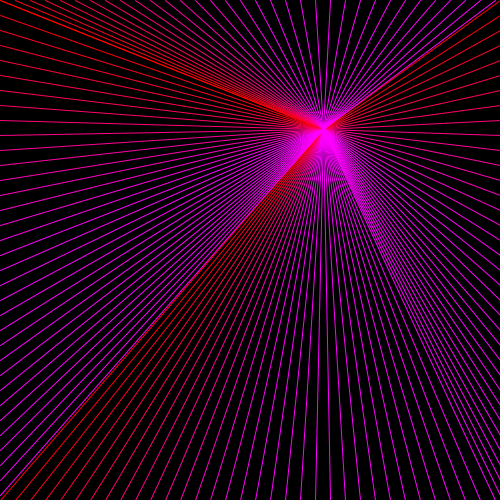
Frame 1 (no input)
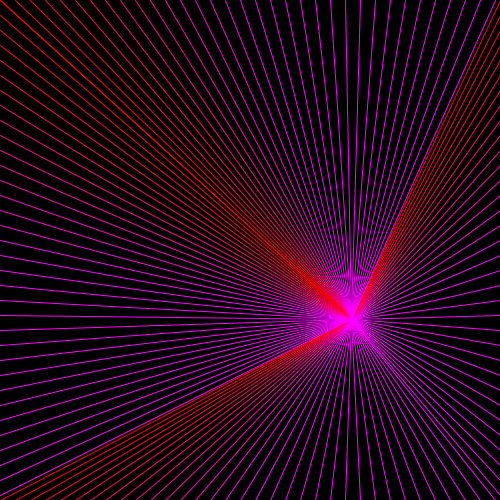
Frame 60 (the mouse pressed at the canvas centre just before this capture)
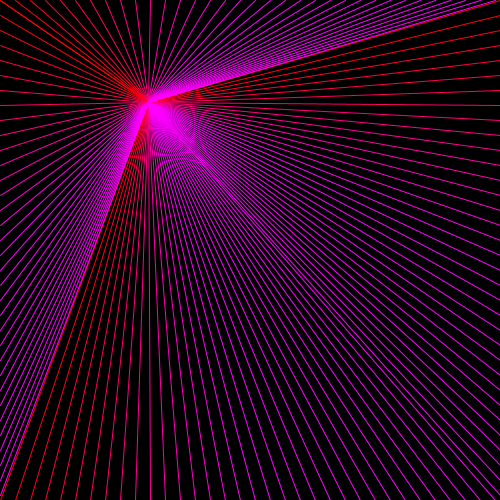
Frame 120 (the mouse held since frame 60 and released just before this capture)

The Processing sketch that drew these frames (run headless with seeded random() and noise(); from frame 60 on, the mouse is pressed at the canvas centre):

// Processing sketch: processing_168841
// ── processing_168841.pde

float _x = 0;
float _y = 0;

void setup() {
 size(500,500);
 smooth();
 noCursor();
 
}

void draw() {
  background(0);
  _x = random(0,width);
  _y = random(0,height);
  //_x = mouseX;
  //_y = mouseY;
    for ( int i = 0; i<height; i+=15) {
      stroke(255,0,i); 
      line ( _x, _y, height , i);
      line ( i, 0, _x , _y);
      line ( 0, i, _x , _y);
      line ( i,width, _x,_y);
      
    }
  
  
}
